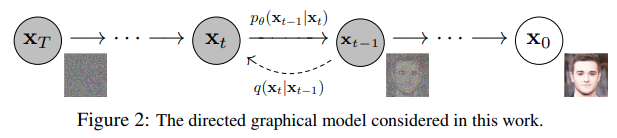
#> input picture denoising-diffusion-pytorch/images/denoising-diffusion.png, 617 x 138 px, given as the content of the folder ./Data/clean_128, which was not available
$ jupyter execute --allow-errors 01_structuredmask.ipynb   (older library calls are emulated)   (text cells are left out)
#> lines starting #> are read from the running program, lines starting #| are printed output that depends on the picture; after the words box and inside, x2 and y2 are one past the last pixel; in counts of white or black regions, pixels touching at a corner belong together; pictures that were not available may be replaced by others from this repository, and a replacement may not be noted
[cell 1]
import os, shutil
import cv2
import numpy as np
import random
from matplotlib import pyplot as plt
from tqdm import tqdm

[cell 2]
base_dir = os.path.expanduser('./Data')
image_dir = os.path.join(base_dir, 'clean_128')
image_filenames = sorted([
    f for f in os.listdir(image_dir) if f.lower().endswith(('.jpg', '.png'))
])

mask_levels = ['25', '50', '75']
target_levels = {'25': 0.25, '50': 0.50, '75': 0.75}

def setup_mask_dirs(base_mask_name):
    mask_paths = {}
    for level in mask_levels:
        full_path = os.path.join(base_dir, f"{base_mask_name}_{level}")
        if os.path.exists(full_path):
            shutil.rmtree(full_path)
        os.makedirs(full_path)
        mask_paths[level] = full_path
    return mask_paths

edge_dirs = setup_mask_dirs("masks_edge")
structured_dirs = {
    'e': setup_mask_dirs("masks_structured-e"),
    'nm': setup_mask_dirs("masks_structured-nm"),
    'all': setup_mask_dirs("masks_structured-all")
}

[cell 3]
def get_dilated_to_target(mask, target_pct, img_shape=(128, 128), max_k=25):
    for k in range(1, max_k + 1):
        kernel = cv2.getStructuringElement(cv2.MORPH_ELLIPSE, (k, k))
        dilated = cv2.dilate(mask, kernel, iterations=1)
        coverage = np.count_nonzero(dilated) / (img_shape[0] * img_shape[1])
        if coverage >= target_pct:
            return dilated
    return dilated  # fallback to last dilation

[cell 4]
def generate_edge_mask(img_gray):
    sobelx = cv2.Sobel(img_gray, cv2.CV_64F, 1, 0, ksize=5)
    sobely = cv2.Sobel(img_gray, cv2.CV_64F, 0, 1, ksize=5)
    magnitude = np.sqrt(sobelx**2 + sobely**2)
    norm_mag = cv2.normalize(magnitude, None, 0, 255, cv2.NORM_MINMAX)
    _, edge_mask = cv2.threshold(norm_mag.astype(np.uint8), 50, 255, cv2.THRESH_BINARY)
    return edge_mask

for fname in tqdm(image_filenames, desc="Edge masks"):
    img_path = os.path.join(image_dir, fname)
    img = cv2.imread(img_path)
#> img is the input picture: shape (138, 617, 3); mean B, G, R 234.2, 234.2, 234.7
    if img is None:
        continue
    gray = cv2.cvtColor(img, cv2.COLOR_BGR2GRAY)
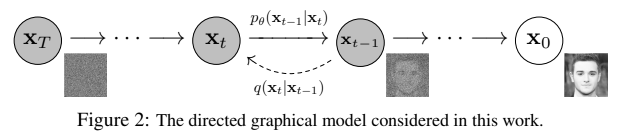
#> gray: shape (138, 617); min 0, max 255, mean 234.3
    mask = generate_edge_mask(gray)
#> in generate_edge_mask, `sobelx = cv2.Sobel(img_gray, cv2.CV_64F, 1, 0, ksize=5)`:
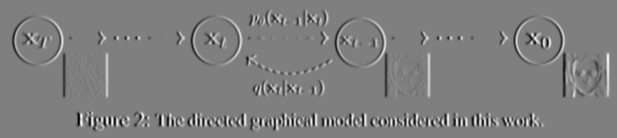
#> sobelx: shape (138, 617) float64; min -11256, max 11342, mean 0; drawn with min black and max white
#> in generate_edge_mask, `sobely = cv2.Sobel(img_gray, cv2.CV_64F, 0, 1, ksize=5)`:
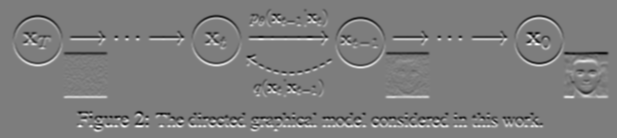
#> sobely: shape (138, 617) float64; min -10546, max 10820, mean 0; drawn with min black and max white
#> in generate_edge_mask, `magnitude = np.sqrt(sobelx**2 + sobely**2)`:
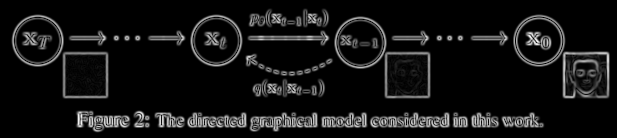
#> magnitude: shape (138, 617) float64; min 0, max 11857.6, mean 919.2; drawn with min black and max white
#> in generate_edge_mask, `_, edge_mask = cv2.threshold(norm_mag.astype(np.uint8), 50, 255, cv2.T..`:
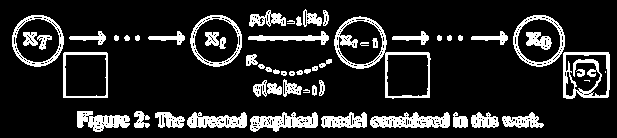
#> edge_mask: shape (138, 617); 15.1% white; 57 white regions (3 under 20 px), largest, box (x1, y1, x2, y2) and area: (334, 16, 431, 99) 1188, (563, 52, 610, 99) 914, (370, 112, 450, 128) 832

    for level, target_pct in target_levels.items():
        dilated = get_dilated_to_target(mask, target_pct)
        cv2.imwrite(os.path.join(edge_dirs[level], fname), dilated)

[cell 5]
import mediapipe as mp
mp_face_mesh = mp.solutions.face_mesh
#> (the rest of this cell did not finish here and is left out)

#> (a cell that did not finish here is left out)

[cell 7]
def compute_mask_coverage(mask_dir, img_shape):
    coverages = []
    for fname in image_filenames:
        mask_path = os.path.join(mask_dir, fname)
        mask = cv2.imread(mask_path, cv2.IMREAD_GRAYSCALE)
        if mask is None:
            continue
        coverage = np.count_nonzero(mask) / (img_shape[0] * img_shape[1])
        coverages.append(coverage)
    return np.mean(coverages), np.std(coverages)

print("Average % Pixels Masked:")
#> (the rest of this cell did not finish here and is left out)

[cell 8]
folders_to_delete = [
    'masks_structured-e_25',
    'masks_structured-e_50',
    'masks_structured-nm_25',
    'masks_structured-nm_50',
    'masks_structured-all_25',
    'masks_structured-all_50',
]
rename_map = {
    'masks_structured-e_75': 'masks_structured-e',
    'masks_structured-nm_75': 'masks_structured-nm',
    'masks_structured-all_75': 'masks_structured-all',
}

for folder in folders_to_delete:
    full_path = os.path.join(base_dir, folder)
    if os.path.exists(full_path):
        print(f"Deleting: {full_path}")
        shutil.rmtree(full_path)
#> this loop made 6 passes
#| Deleting: ./Data/masks_structured-e_25
#| Deleting: ./Data/masks_structured-e_50
#| Deleting: ./Data/masks_structured-nm_25
#| Deleting: ./Data/masks_structured-nm_50
#| Deleting: ./Data/masks_structured-all_25
#| Deleting: ./Data/masks_structured-all_50

for old_name, new_name in rename_map.items():
    old_path = os.path.join(base_dir, old_name)
    new_path = os.path.join(base_dir, new_name)
    if os.path.exists(old_path):
        print(f"Renaming: {old_path} -> {new_path}")
        os.rename(old_path, new_path)
#> this loop made 3 passes
#| Renaming: ./Data/masks_structured-e_75 -> ./Data/masks_structured-e
#| Renaming: ./Data/masks_structured-nm_75 -> ./Data/masks_structured-nm
#| Renaming: ./Data/masks_structured-all_75 -> ./Data/masks_structured-all

[cell 9]
import pandas as pd
from sklearn.model_selection import train_test_split

random.seed(123)
random.shuffle(image_filenames)
split_idx = int(0.8 * len(image_filenames))
split_df = pd.DataFrame({
    'filename': image_filenames,
    'split': ['finetune' if i < split_idx else 'inference' for i in range(len(image_filenames))]
})

csv_path = os.path.join(base_dir, 'image_split.csv')
split_df.to_csv(csv_path, index=False)
print(f"Saved split CSV to: {csv_path}")
#| Saved split CSV to: ./Data/image_split.csv
